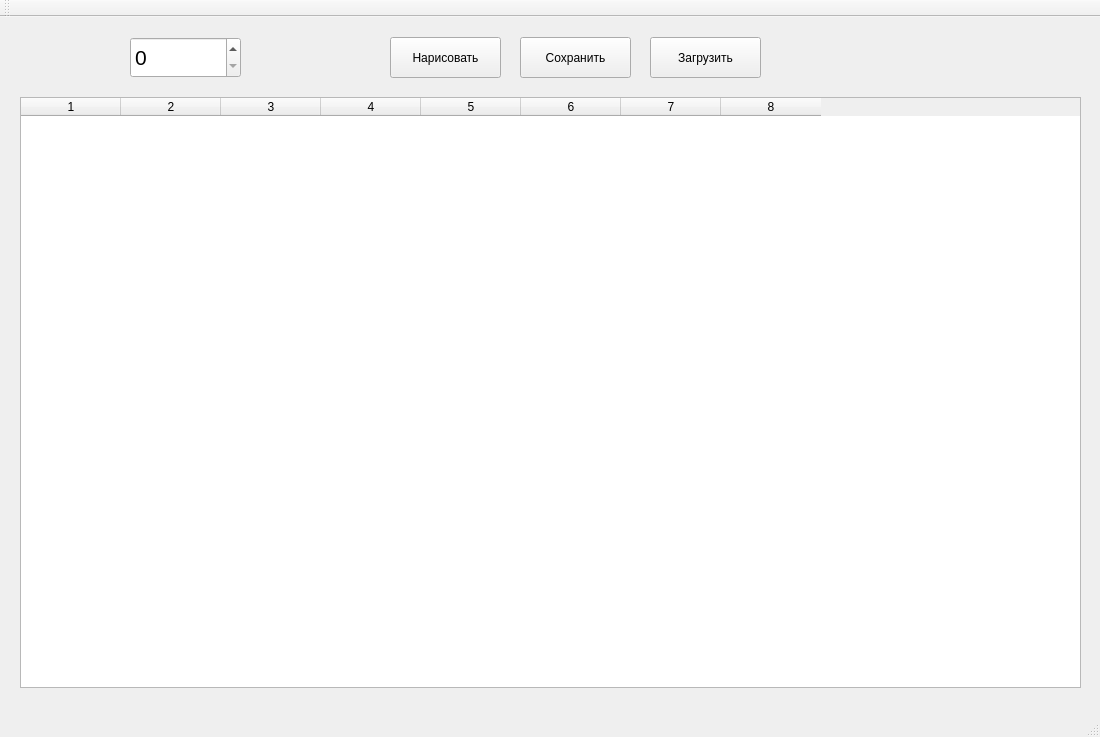
<?xml version="1.0" encoding="UTF-8"?>
<ui version="4.0">
 <class>MainWindow</class>
 <widget class="QMainWindow" name="MainWindow">
  <property name="geometry">
   <rect>
    <x>0</x>
    <y>0</y>
    <width>1100</width>
    <height>737</height>
   </rect>
  </property>
  <property name="windowTitle">
   <string>MainWindow</string>
  </property>
  <widget class="QWidget" name="centralWidget">
   <widget class="QTableWidget" name="tableWidget">
    <property name="geometry">
     <rect>
      <x>20</x>
      <y>80</y>
      <width>1061</width>
      <height>591</height>
     </rect>
    </property>
    <column>
     <property name="text">
      <string>1</string>
     </property>
    </column>
    <column>
     <property name="text">
      <string>2</string>
     </property>
    </column>
    <column>
     <property name="text">
      <string>3</string>
     </property>
    </column>
    <column>
     <property name="text">
      <string>4</string>
     </property>
    </column>
    <column>
     <property name="text">
      <string>5</string>
     </property>
    </column>
    <column>
     <property name="text">
      <string>6</string>
     </property>
    </column>
    <column>
     <property name="text">
      <string>7</string>
     </property>
    </column>
    <column>
     <property name="text">
      <string>8</string>
     </property>
    </column>
   </widget>
   <widget class="QSpinBox" name="spinBox">
    <property name="geometry">
     <rect>
      <x>130</x>
      <y>20</y>
      <width>111</width>
      <height>41</height>
     </rect>
    </property>
    <property name="font">
     <font>
      <pointsize>16</pointsize>
     </font>
    </property>
    <property name="maximum">
     <number>20</number>
    </property>
   </widget>
   <widget class="QPushButton" name="pushButton">
    <property name="geometry">
     <rect>
      <x>390</x>
      <y>20</y>
      <width>111</width>
      <height>41</height>
     </rect>
    </property>
    <property name="text">
     <string>Нарисовать</string>
    </property>
   </widget>
   <widget class="QPushButton" name="pushButton_2">
    <property name="geometry">
     <rect>
      <x>520</x>
      <y>20</y>
      <width>111</width>
      <height>41</height>
     </rect>
    </property>
    <property name="text">
     <string>Сохранить</string>
    </property>
   </widget>
   <widget class="QPushButton" name="pushButton_3">
    <property name="geometry">
     <rect>
      <x>650</x>
      <y>20</y>
      <width>111</width>
      <height>41</height>
     </rect>
    </property>
    <property name="text">
     <string>Загрузить</string>
    </property>
   </widget>
  </widget>
  <widget class="QMenuBar" name="menuBar">
   <property name="geometry">
    <rect>
     <x>0</x>
     <y>0</y>
     <width>1100</width>
     <height>26</height>
    </rect>
   </property>
  </widget>
  <widget class="QToolBar" name="mainToolBar">
   <attribute name="toolBarArea">
    <enum>TopToolBarArea</enum>
   </attribute>
   <attribute name="toolBarBreak">
    <bool>false</bool>
   </attribute>
  </widget>
  <widget class="QStatusBar" name="statusBar"/>
 </widget>
 <layoutdefault spacing="6" margin="11"/>
 <resources/>
 <connections/>
</ui>
